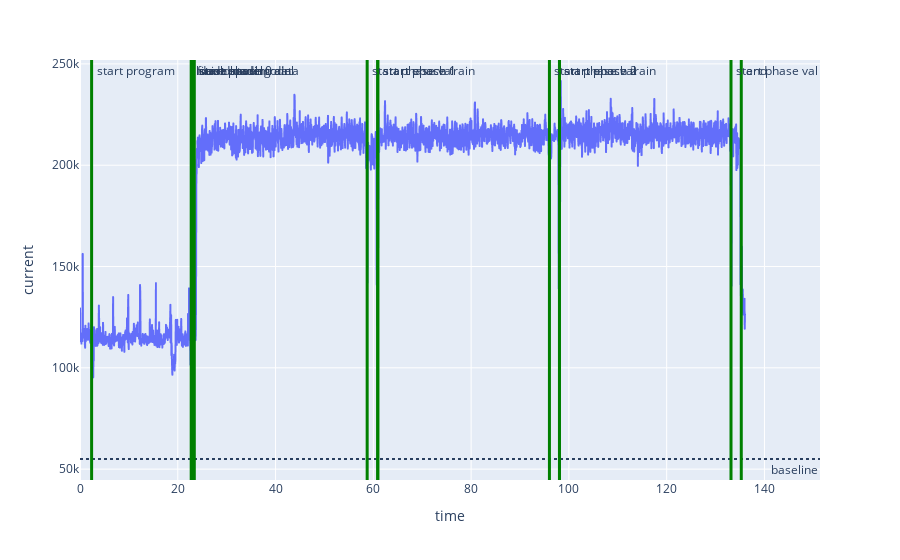

This figure's notebook cell:
### Code cell
import plotly.express as px
import plotly.graph_objects as go

fig = px.line(power_draws, x='time', y='current')

fig.add_hline(y=55*1000, line_dash="dot",
              annotation_text="baseline", 
              annotation_position="bottom right")


for index, row in timestamps_for_this_run.iterrows():
    fig.add_vline(x=row['time'], line_width=3, line_color="green", annotation_text=row['label'])


fig.show()

### Figure 1 — Plotly figure (JSON) as saved in the notebook; plotly's stock layout.template omitted (floating-point values rounded to 4 significant figures; data arrays with more than 128 entries replaced by an {"elided": "..."} marker saying what was removed)
{"data": [{"hovertemplate": "time=%{x}<br>current=%{y}<extra></extra>", "legendgroup": "", "line": {"color": "#636efa", "dash": "solid"}, "marker": {"symbol": "circle"}, "mode": "lines", "name": "", "showlegend": false, "type": "scattergl", "x": {"elided": "2715 float values"}, "xaxis": "x", "y": {"elided": "2715 int values"}, "yaxis": "y"}], "layout": {"annotations": [{"showarrow": false, "text": "baseline", "x": 1, "xanchor": "right", "xref": "x domain", "y": 55000, "yanchor": "top", "yref": "y"}, {"showarrow": false, "text": " start program", "x": 2.375, "xanchor": "left", "xref": "x", "y": 1, "yanchor": "top", "yref": "y domain"}, {"showarrow": false, "text": " load data", "x": 22.75, "xanchor": "left", "xref": "x", "y": 1, "yanchor": "top", "yref": "y domain"}, {"showarrow": false, "text": " finish loading data", "x": 22.83, "xanchor": "left", "xref": "x", "y": 1, "yanchor": "top", "yref": "y domain"}, {"showarrow": false, "text": " save model", "x": 23.23, "xanchor": "left", "xref": "x", "y": 1, "yanchor": "top", "yref": "y domain"}, {"showarrow": false, "text": " done save model", "x": 23.3, "xanchor": "left", "xref": "x", "y": 1, "yanchor": "top", "yref": "y domain"}, {"showarrow": false, "text": " start epoch 0", "x": 23.3, "xanchor": "left", "xref": "x", "y": 1, "yanchor": "top", "yref": "y domain"}, {"showarrow": false, "text": " start phase train", "x": 23.3, "xanchor": "left", "xref": "x", "y": 1, "yanchor": "top", "yref": "y domain"}, {"showarrow": false, "text": " start phase val", "x": 58.74, "xanchor": "left", "xref": "x", "y": 1, "yanchor": "top", "yref": "y domain"}, {"showarrow": false, "text": " start epoch 1", "x": 60.9, "xanchor": "left", "xref": "x", "y": 1, "yanchor": "top", "yref": "y domain"}, {"showarrow": false, "text": " start phase train", "x": 60.9, "xanchor": "left", "xref": "x", "y": 1, "yanchor": "top", "yref": "y domain"}, {"showarrow": false, "text": " start phase val", "x": 96.02, "xanchor": "left", "xref": "x", "y": 1, "yanchor": "top", "yref": "y domain"}, {"showarrow": false, "text": " start epoch 2", "x": 98.07, "xanchor": "left", "xref": "x", "y": 1, "yanchor": "top", "yref": "y domain"}, {"showarrow": false, "text": " start phase train", "x": 98.07, "xanchor": "left", "xref": "x", "y": 1, "yanchor": "top", "yref": "y domain"}, {"showarrow": false, "text": " start phase val", "x": 133.2, "xanchor": "left", "xref": "x", "y": 1, "yanchor": "top", "yref": "y domain"}, {"showarrow": false, "text": " end", "x": 135.3, "xanchor": "left", "xref": "x", "y": 1, "yanchor": "top", "yref": "y domain"}], "legend": {"tracegroupgap": 0}, "margin": {"t": 60}, "shapes": [{"line": {"dash": "dot"}, "type": "line", "x0": 0, "x1": 1, "xref": "x domain", "y0": 55000, "y1": 55000, "yref": "y"}, {"line": {"color": "green", "width": 3}, "type": "line", "x0": 2.375, "x1": 2.375, "xref": "x", "y0": 0, "y1": 1, "yref": "y domain"}, {"line": {"color": "green", "width": 3}, "type": "line", "x0": 22.75, "x1": 22.75, "xref": "x", "y0": 0, "y1": 1, "yref": "y domain"}, {"line": {"color": "green", "width": 3}, "type": "line", "x0": 22.83, "x1": 22.83, "xref": "x", "y0": 0, "y1": 1, "yref": "y domain"}, {"line": {"color": "green", "width": 3}, "type": "line", "x0": 23.23, "x1": 23.23, "xref": "x", "y0": 0, "y1": 1, "yref": "y domain"}, {"line": {"color": "green", "width": 3}, "type": "line", "x0": 23.3, "x1": 23.3, "xref": "x", "y0": 0, "y1": 1, "yref": "y domain"}, {"line": {"color": "green", "width": 3}, "type": "line", "x0": 23.3, "x1": 23.3, "xref": "x", "y0": 0, "y1": 1, "yref": "y domain"}, {"line": {"color": "green", "width": 3}, "type": "line", "x0": 23.3, "x1": 23.3, "xref": "x", "y0": 0, "y1": 1, "yref": "y domain"}, {"line": {"color": "green", "width": 3}, "type": "line", "x0": 58.74, "x1": 58.74, "xref": "x", "y0": 0, "y1": 1, "yref": "y domain"}, {"line": {"color": "green", "width": 3}, "type": "line", "x0": 60.9, "x1": 60.9, "xref": "x", "y0": 0, "y1": 1, "yref": "y domain"}, {"line": {"color": "green", "width": 3}, "type": "line", "x0": 60.9, "x1": 60.9, "xref": "x", "y0": 0, "y1": 1, "yref": "y domain"}, {"line": {"color": "green", "width": 3}, "type": "line", "x0": 96.02, "x1": 96.02, "xref": "x", "y0": 0, "y1": 1, "yref": "y domain"}, {"line": {"color": "green", "width": 3}, "type": "line", "x0": 98.07, "x1": 98.07, "xref": "x", "y0": 0, "y1": 1, "yref": "y domain"}, {"line": {"color": "green", "width": 3}, "type": "line", "x0": 98.07, "x1": 98.07, "xref": "x", "y0": 0, "y1": 1, "yref": "y domain"}, {"line": {"color": "green", "width": 3}, "type": "line", "x0": 133.2, "x1": 133.2, "xref": "x", "y0": 0, "y1": 1, "yref": "y domain"}, {"line": {"color": "green", "width": 3}, "type": "line", "x0": 135.3, "x1": 135.3, "xref": "x", "y0": 0, "y1": 1, "yref": "y domain"}], "xaxis": {"anchor": "y", "domain": [0, 1], "title": {"text": "time"}}, "yaxis": {"anchor": "x", "domain": [0, 1], "title": {"text": "current"}}}}
